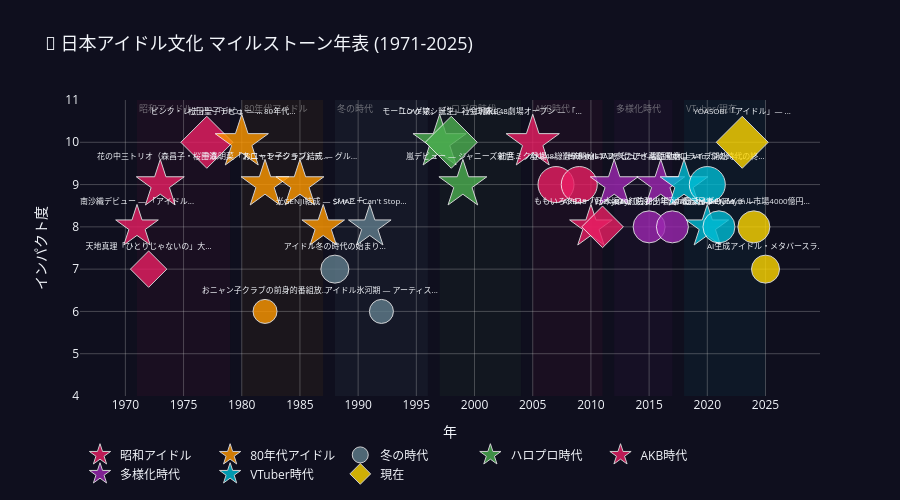

The notebook cell saved with this chart:
### Markdown cell above
### 🗓️ インタラクティブ年表
マイルストーンの上にカーソルを乗せると詳細が表示されます。

### Code cell
# Era color mapping
era_colors = {
    '昭和アイドル': '#E91E63',
    '80年代アイドル': '#FF9800',
    '冬の時代': '#607D8B',
    'ハロプロ時代': '#4CAF50',
    'AKB時代': '#E91E63',
    '多様化時代': '#9C27B0',
    'VTuber時代': '#00BCD4',
    '現在': '#FFD700',
}

category_symbols = {
    'デビュー': 'star',
    '楽曲': 'diamond',
    '文化': 'circle',
}

fig = go.Figure()

for era in milestones['era'].unique():
    era_data = milestones[milestones['era'] == era]
    fig.add_trace(go.Scatter(
        x=era_data['year'],
        y=era_data['impact'],
        mode='markers+text',
        name=era,
        marker=dict(
            size=era_data['impact'] * 4,
            color=era_colors.get(era, '#999'),
            opacity=0.8,
            line=dict(width=1, color='white'),
            symbol=[category_symbols.get(c, 'circle') for c in era_data['category']],
        ),
        text=era_data['event'].str[:15] + '...',
        textposition='top center',
        textfont=dict(size=8),
        hovertemplate='<b>%{customdata[0]}</b><br>年: %{x}<br>インパクト: %{y}/10<br>カテゴリ: %{customdata[1]}<extra></extra>',
        customdata=list(zip(era_data['event'], era_data['category'])),
    ))

fig.update_layout(
    title=dict(text='🎤 日本アイドル文化 マイルストーン年表 (1971-2025)', font=dict(size=18)),
    xaxis=dict(title='年', dtick=5, gridcolor='rgba(200,200,200,0.3)'),
    yaxis=dict(title='インパクト度', range=[4, 11], gridcolor='rgba(200,200,200,0.3)'),
    template='plotly_dark',
    height=500,
    legend=dict(orientation='h', y=-0.15),
    hoverlabel=dict(font_size=12),
    plot_bgcolor='rgba(15,15,30,1)',
    paper_bgcolor='rgba(15,15,30,1)',
)

# Add era background bands
era_spans = [
    (1971, 1979, '昭和アイドル', 'rgba(233,30,99,0.05)'),
    (1980, 1987, '80年代アイドル', 'rgba(255,152,0,0.05)'),
    (1988, 1996, '冬の時代', 'rgba(96,125,139,0.08)'),
    (1997, 2004, 'ハロプロ時代', 'rgba(76,175,80,0.05)'),
    (2005, 2011, 'AKB時代', 'rgba(233,30,99,0.05)'),
    (2012, 2017, '多様化時代', 'rgba(156,39,176,0.05)'),
    (2018, 2025, 'VTuber/現在', 'rgba(0,188,212,0.05)'),
]

for start, end, label, color in era_spans:
    fig.add_vrect(x0=start, x1=end, fillcolor=color, layer='below', line_width=0,
                  annotation_text=label, annotation_position='top left',
                  annotation=dict(font_size=9, font_color='rgba(200,200,200,0.5)'))

fig.show()

### Figure 1 — Plotly figure (JSON) as saved in the notebook; plotly's stock layout.template omitted (floating-point values rounded to 4 significant figures)
{"data": [{"customdata": [["南沙織デビュー — 「アイドル元年」", "デビュー"], ["天地真理「ひとりじゃないの」大ヒット", "楽曲"], ["花の中三トリオ（森昌子・桜田淳子・山口百恵）", "デビュー"], ["ピンク・レディー「UFO」— アイドル歌謡の頂点", "楽曲"]], "hovertemplate": "<b>%{customdata[0]}</b><br>年: %{x}<br>インパクト: %{y}/10<br>カテゴリ: %{customdata[1]}<extra></extra>", "marker": {"color": "#E91E63", "line": {"color": "white", "width": 1}, "opacity": 0.8, "size": [32, 28, 36, 40], "symbol": ["star", "diamond", "star", "diamond"]}, "mode": "markers+text", "name": "昭和アイドル", "text": ["南沙織デビュー — 「アイドル...", "天地真理「ひとりじゃないの」大...", "花の中三トリオ（森昌子・桜田淳...", "ピンク・レディー「UFO」— ..."], "textfont": {"size": 8}, "textposition": "top center", "type": "scatter", "x": [1971, 1972, 1973, 1977], "y": [8, 7, 9, 10]}, {"customdata": [["松田聖子デビュー — 80年代アイドルブーム開幕", "デビュー"], ["中森明菜「スローモーション」デビュー", "デビュー"], ["おニャン子クラブの前身的番組放送", "文化"], ["おニャン子クラブ結成 — グループアイドルの原型", "デビュー"], ["光GENJI結成 — ジャニーズアイドルブーム", "デビュー"]], "hovertemplate": "<b>%{customdata[0]}</b><br>年: %{x}<br>インパクト: %{y}/10<br>カテゴリ: %{customdata[1]}<extra></extra>", "marker": {"color": "#FF9800", "line": {"color": "white", "width": 1}, "opacity": 0.8, "size": [40, 36, 24, 36, 32], "symbol": ["star", "star", "circle", "star", "star"]}, "mode": "markers+text", "name": "80年代アイドル", "text": ["松田聖子デビュー — 80年代...", "中森明菜「スローモーション」デ...", "おニャン子クラブの前身的番組放...", "おニャン子クラブ結成 — グル...", "光GENJI結成 — ジャニー..."], "textfont": {"size": 8}, "textposition": "top center", "type": "scatter", "x": [1980, 1982, 1982, 1985, 1987], "y": [10, 9, 6, 9, 8]}, {"customdata": [["アイドル冬の時代の始まり", "文化"], ["SMAP「Can't Stop!! -LOVING-」デビュー", "デビュー"], ["アイドル氷河期 — アーティスト志向が主流に", "文化"]], "hovertemplate": "<b>%{customdata[0]}</b><br>年: %{x}<br>インパクト: %{y}/10<br>カテゴリ: %{customdata[1]}<extra></extra>", "marker": {"color": "#607D8B", "line": {"color": "white", "width": 1}, "opacity": 0.8, "size": [28, 32, 24], "symbol": ["circle", "star", "circle"]}, "mode": "markers+text", "name": "冬の時代", "text": ["アイドル冬の時代の始まり...", "SMAP「Can't Stop...", "アイドル氷河期 — アーティス..."], "textfont": {"size": 8}, "textposition": "top center", "type": "scatter", "x": [1988, 1991, 1992], "y": [7, 8, 6]}, {"customdata": [["モーニング娘。誕生 — ハロプロの始まり", "デビュー"], ["「LOVEマシーン」社会現象に", "楽曲"], ["嵐デビュー — ジャニーズ新世代", "デビュー"]], "hovertemplate": "<b>%{customdata[0]}</b><br>年: %{x}<br>インパクト: %{y}/10<br>カテゴリ: %{customdata[1]}<extra></extra>", "marker": {"color": "#4CAF50", "line": {"color": "white", "width": 1}, "opacity": 0.8, "size": [40, 40, 36], "symbol": ["star", "diamond", "star"]}, "mode": "markers+text", "name": "ハロプロ時代", "text": ["モーニング娘。誕生 — ハロプ...", "「LOVEマシーン」社会現象に...", "嵐デビュー — ジャニーズ新世..."], "textfont": {"size": 8}, "textposition": "top center", "type": "scatter", "x": [1997, 1998, 1999], "y": [10, 10, 9]}, {"customdata": [["AKB48劇場オープン — 「会いに行けるアイドル」革命", "デビュー"], ["初音ミク登場 — バーチャルアイドルの誕生", "文化"], ["AKB48総選挙開始 — ファン参加型の極致", "文化"], ["ももいろクローバー — アイドル戦国時代", "デビュー"], ["AKB48「Everyday、カチューシャ」ミリオン達成", "楽曲"]], "hovertemplate": "<b>%{customdata[0]}</b><br>年: %{x}<br>インパクト: %{y}/10<br>カテゴリ: %{customdata[1]}<extra></extra>", "marker": {"color": "#E91E63", "line": {"color": "white", "width": 1}, "opacity": 0.8, "size": [40, 36, 36, 32, 32], "symbol": ["star", "circle", "circle", "star", "diamond"]}, "mode": "markers+text", "name": "AKB時代", "text": ["AKB48劇場オープン — 「...", "初音ミク登場 — バーチャルア...", "AKB48総選挙開始 — ファ...", "ももいろクローバー — アイド...", "AKB48「Everyday、..."], "textfont": {"size": 8}, "textposition": "top center", "type": "scatter", "x": [2005, 2007, 2009, 2010, 2011], "y": [10, 9, 9, 8, 8]}, {"customdata": [["BABYMETALデビュー — アイドルとメタルの融合", "デビュー"], ["乃木坂46紅白初出場 — 坂道グループ台頭", "文化"], ["キズナアイ活動開始 — VTuber黎明期", "デビュー"], ["BTS（防弾少年団）日本ブレイク — K-POPとの融合", "文化"]], "hovertemplate": "<b>%{customdata[0]}</b><br>年: %{x}<br>インパクト: %{y}/10<br>カテゴリ: %{customdata[1]}<extra></extra>", "marker": {"color": "#9C27B0", "line": {"color": "white", "width": 1}, "opacity": 0.8, "size": [36, 32, 36, 32], "symbol": ["star", "circle", "star", "circle"]}, "mode": "markers+text", "name": "多様化時代", "text": ["BABYMETALデビュー —...", "乃木坂46紅白初出場 — 坂道...", "キズナアイ活動開始 — VTu...", "BTS（防弾少年団）日本ブレイ..."], "textfont": {"size": 8}, "textposition": "top center", "type": "scatter", "x": [2012, 2015, 2016, 2017], "y": [9, 8, 9, 8]}, {"customdata": [["にじさんじ・ホロライブ開始 — VTuberブーム", "デビュー"], ["嵐活動休止 — 一つの時代の終わり", "文化"], ["NiziU「Make you happy」— グローバルオーディション時代", "デビュー"], ["ホロライブEN Myth — VTuberの世界進出", "文化"]], "hovertemplate": "<b>%{customdata[0]}</b><br>年: %{x}<br>インパクト: %{y}/10<br>カテゴリ: %{customdata[1]}<extra></extra>", "marker": {"color": "#00BCD4", "line": {"color": "white", "width": 1}, "opacity": 0.8, "size": [36, 36, 32, 32], "symbol": ["star", "circle", "star", "circle"]}, "mode": "markers+text", "name": "VTuber時代", "text": ["にじさんじ・ホロライブ開始 —...", "嵐活動休止 — 一つの時代の終...", "NiziU「Make you ...", "ホロライブEN Myth — ..."], "textfont": {"size": 8}, "textposition": "top center", "type": "scatter", "x": [2018, 2020, 2020, 2021], "y": [9, 9, 8, 8]}, {"customdata": [["YOASOBI「アイドル」— 推しの子主題歌が世界的ヒット", "楽曲"], ["日本のアイドル市場4000億円突破", "文化"], ["AI生成アイドル・メタバースライブの普及", "文化"]], "hovertemplate": "<b>%{customdata[0]}</b><br>年: %{x}<br>インパクト: %{y}/10<br>カテゴリ: %{customdata[1]}<extra></extra>", "marker": {"color": "#FFD700", "line": {"color": "white", "width": 1}, "opacity": 0.8, "size": [40, 32, 28], "symbol": ["diamond", "circle", "circle"]}, "mode": "markers+text", "name": "現在", "text": ["YOASOBI「アイドル」— ...", "日本のアイドル市場4000億円...", "AI生成アイドル・メタバースラ..."], "textfont": {"size": 8}, "textposition": "top center", "type": "scatter", "x": [2023, 2024, 2025], "y": [10, 8, 7]}], "layout": {"annotations": [{"font": {"color": "rgba(200,200,200,0.5)", "size": 9}, "showarrow": false, "text": "昭和アイドル", "x": 1971, "xanchor": "left", "xref": "x", "y": 1, "yanchor": "top", "yref": "y domain"}, {"font": {"color": "rgba(200,200,200,0.5)", "size": 9}, "showarrow": false, "text": "80年代アイドル", "x": 1980, "xanchor": "left", "xref": "x", "y": 1, "yanchor": "top", "yref": "y domain"}, {"font": {"color": "rgba(200,200,200,0.5)", "size": 9}, "showarrow": false, "text": "冬の時代", "x": 1988, "xanchor": "left", "xref": "x", "y": 1, "yanchor": "top", "yref": "y domain"}, {"font": {"color": "rgba(200,200,200,0.5)", "size": 9}, "showarrow": false, "text": "ハロプロ時代", "x": 1997, "xanchor": "left", "xref": "x", "y": 1, "yanchor": "top", "yref": "y domain"}, {"font": {"color": "rgba(200,200,200,0.5)", "size": 9}, "showarrow": false, "text": "AKB時代", "x": 2005, "xanchor": "left", "xref": "x", "y": 1, "yanchor": "top", "yref": "y domain"}, {"font": {"color": "rgba(200,200,200,0.5)", "size": 9}, "showarrow": false, "text": "多様化時代", "x": 2012, "xanchor": "left", "xref": "x", "y": 1, "yanchor": "top", "yref": "y domain"}, {"font": {"color": "rgba(200,200,200,0.5)", "size": 9}, "showarrow": false, "text": "VTuber/現在", "x": 2018, "xanchor": "left", "xref": "x", "y": 1, "yanchor": "top", "yref": "y domain"}], "height": 500, "hoverlabel": {"font": {"size": 12}}, "legend": {"orientation": "h", "y": -0.15}, "paper_bgcolor": "rgba(15,15,30,1)", "plot_bgcolor": "rgba(15,15,30,1)", "shapes": [{"fillcolor": "rgba(233,30,99,0.05)", "layer": "below", "line": {"width": 0}, "type": "rect", "x0": 1971, "x1": 1979, "xref": "x", "y0": 0, "y1": 1, "yref": "y domain"}, {"fillcolor": "rgba(255,152,0,0.05)", "layer": "below", "line": {"width": 0}, "type": "rect", "x0": 1980, "x1": 1987, "xref": "x", "y0": 0, "y1": 1, "yref": "y domain"}, {"fillcolor": "rgba(96,125,139,0.08)", "layer": "below", "line": {"width": 0}, "type": "rect", "x0": 1988, "x1": 1996, "xref": "x", "y0": 0, "y1": 1, "yref": "y domain"}, {"fillcolor": "rgba(76,175,80,0.05)", "layer": "below", "line": {"width": 0}, "type": "rect", "x0": 1997, "x1": 2004, "xref": "x", "y0": 0, "y1": 1, "yref": "y domain"}, {"fillcolor": "rgba(233,30,99,0.05)", "layer": "below", "line": {"width": 0}, "type": "rect", "x0": 2005, "x1": 2011, "xref": "x", "y0": 0, "y1": 1, "yref": "y domain"}, {"fillcolor": "rgba(156,39,176,0.05)", "layer": "below", "line": {"width": 0}, "type": "rect", "x0": 2012, "x1": 2017, "xref": "x", "y0": 0, "y1": 1, "yref": "y domain"}, {"fillcolor": "rgba(0,188,212,0.05)", "layer": "below", "line": {"width": 0}, "type": "rect", "x0": 2018, "x1": 2025, "xref": "x", "y0": 0, "y1": 1, "yref": "y domain"}], "title": {"font": {"size": 18}, "text": "🎤 日本アイドル文化 マイルストーン年表 (1971-2025)"}, "xaxis": {"dtick": 5, "gridcolor": "rgba(200,200,200,0.3)", "title": {"text": "年"}}, "yaxis": {"gridcolor": "rgba(200,200,200,0.3)", "range": [4, 11], "title": {"text": "インパクト度"}}}}
